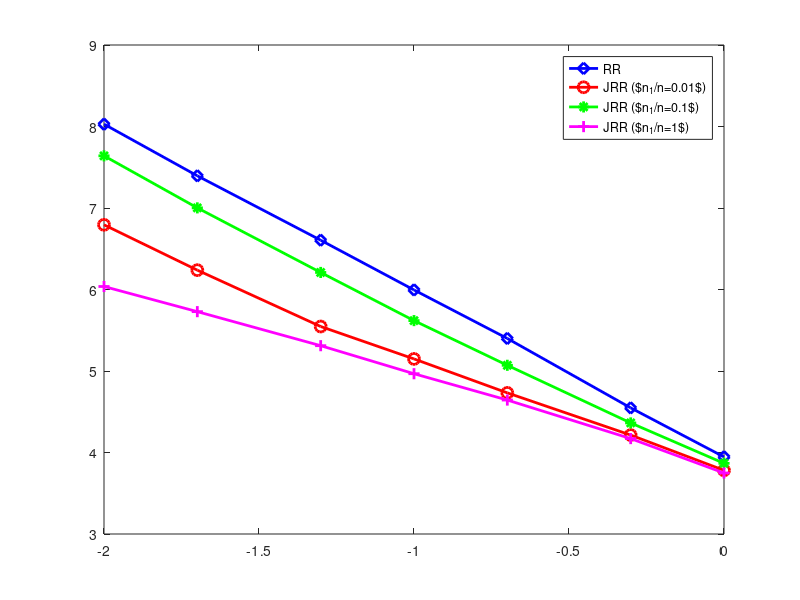

The MATLAB script that drew this image: (Note: this script raises an error after producing the figure.)
close all
clear
clc

% E=[0.001, 0.002, 0.005, 0.01, 0.02, 0.05, 0.1];
E=[0.01, 0.02, 0.05, 0.1,0.2, 0.5, 1];
load ./estimated_n10k_f001.mat
var_pro_f001=[];
var_pro_f001(1,:)=var_pro;
var_rr_f001(1,:)=var_RR;
re_pro1=mean((abs(est_pro1-n1)./n1+abs(est_pro0-n0)./n0)./2,2);
re_rr1=mean((abs(est_rr1-n1)./n1+abs(est_rr0-n0)./n0)./2,2);
load ./estimated_n40k_f001.mat
var_pro_f001(2,:)=var_pro;
var_rr_f001(2,:)=var_RR;
re_pro2=mean((abs(est_pro1-n1)./n1+abs(est_pro0-n0)./n0)./2,2);
re_rr2=mean((abs(est_rr1-n1)./n1+abs(est_rr0-n0)./n0)./2,2);
load ./estimated_n80k_f001.mat
var_pro_f001(3,:)=var_pro;
var_rr_f001(3,:)=var_RR;
re_pro4=mean((abs(est_pro1-n1)./n1+abs(est_pro0-n0)./n0)./2,2);
re_rr4=mean((abs(est_rr1-n1)./n1+abs(est_rr0-n0)./n0)./2,2);


load ./estimated_n10k_f01.mat
var_pro_f01=[];
var_pro_f01(1,:)=var_pro;
re_pro1_f01=mean((abs(est_pro1-n1)./n1+abs(est_pro0-n0)./n0)./2,2);
re_rr1_f01=mean((abs(est_rr1-n1)./n1+abs(est_rr0-n0)./n0)./2,2);
load ./estimated_n40k_f01.mat
var_pro_f01(2,:)=var_pro;
re_pro2_f01=mean((abs(est_pro1-n1)./n1+abs(est_pro0-n0)./n0)./2,2);
re_rr2_f01=mean((abs(est_rr1-n1)./n1+abs(est_rr0-n0)./n0)./2,2);
load ./estimated_n80k_f01.mat
var_pro_f01(3,:)=var_pro;
re_pro4_f01=mean((abs(est_pro1-n1)./n1+abs(est_pro0-n0)./n0)./2,2);
re_rr4_f01=mean((abs(est_rr1-n1)./n1+abs(est_rr0-n0)./n0)./2,2);


load ./estimated_n10k_f1.mat
var_pro_f1=[];
var_pro_f1(1,:)=var_pro;
re_pro1_f1=mean((abs(est_pro1-n1)./n1),2);
re_rr1_f1=mean((abs(est_rr1-n1)./n1),2);
load ./estimated_n40k_f1.mat
var_pro_f1(2,:)=var_pro;
re_pro2_f1=mean((abs(est_pro1-n1)./n1),2);
re_rr2_f1=mean((abs(est_rr1-n1)./n1),2);
load ./estimated_n80k_f1.mat
var_pro_f1(3,:)=var_pro;
re_pro4_f1=mean((abs(est_pro1-n1)./n1),2);
re_rr4_f1=mean((abs(est_rr1-n1)./n1),2);


%% display of MSE
figure
plot(log10(E),log10(var_rr_f001(1,:)),'-bd','LineWidth',2,'Markersize',8)
hold on
plot(log10(E),log10(var_pro_f001(1,:)),'-ro','LineWidth',2,'Markersize',8)
hold on
plot(log10(E),log10(var_pro_f01(1,:)),'-g*','LineWidth',2,'Markersize',8)
hold on
plot(log10(E),log10(var_pro_f1(1,:)),'-m+','LineWidth',2,'Markersize',8)
h=legend("RR","JRR ($n_1/n=0.01$)","JRR ($n_1/n=0.1$)","JRR ($n_1/n=1$)",Interpreter='latex');
xlabel("$\varepsilon$",Interpreter='latex')
ylabel("MSE")
set(gca,'xTick',[log10(0.01),log10(0.02),log10(0.05),log10(0.1),log10(0.2),log10(0.5),log10(1)]);
set(gca,'xTickLabel',{'0.01','0.02','0.05','0.1','0.2','0.5','1'});
set(gca,'yTick',[5,7,9,11]);
set(gca,'yTickLabel',{'10^5','10^7','10^9','10^{11}'});
set(gca,'Fontsize',20,'Fontname','Times New Roman')
set(h,'Fontsize',16,'Fontname','Times New Roman')
print -painters -dpdf -r300 MSE_n_10k.pdf


figure
plot(log10(E),log10(var_rr_f001(2,:)),'-bd','LineWidth',2,'Markersize',8)
hold on
plot(log10(E),log10(var_pro_f001(2,:)),'-ro','LineWidth',2,'Markersize',8)
hold on
plot(log10(E),log10(var_pro_f01(2,:)),'-g*','LineWidth',2,'Markersize',8)
hold on
plot(log10(E),log10(var_pro_f1(2,:)),'-m+','LineWidth',2,'Markersize',8)
h=legend("RR","JRR ($n_1/n=0.01$)","JRR ($n_1/n=0.1$)","JRR ($n_1/n=1$)",Interpreter='latex');
xlabel("$\varepsilon$",Interpreter='latex')
ylabel("MSE")
set(gca,'xTick',[log10(0.01),log10(0.02),log10(0.05),log10(0.1),log10(0.2),log10(0.5),log10(1)]);
set(gca,'xTickLabel',{'0.01','0.02','0.05','0.1','0.2','0.5','1'});
set(gca,'yTick',[5,7,9,11]);
set(gca,'yTickLabel',{'10^5','10^7','10^9','10^{11}'});
set(gca,'Fontsize',20,'Fontname','Times New Roman')
set(h,'Fontsize',16,'Fontname','Times New Roman')
print -painters -dpdf -r300 MSE_n_40k.pdf


figure
plot(log10(E),log10(var_rr_f001(3,:)),'-bd','LineWidth',2,'Markersize',8)
hold on
plot(log10(E),log10(var_pro_f001(3,:)),'-ro','LineWidth',2,'Markersize',8)
hold on
plot(log10(E),log10(var_pro_f01(3,:)),'-g*','LineWidth',2,'Markersize',8)
hold on
plot(log10(E),log10(var_pro_f1(3,:)),'-m+','LineWidth',2,'Markersize',8)
h=legend("RR","JRR ($n_1/n=0.01$)","JRR ($n_1/n=0.1$)","JRR ($n_1/n=1$)",Interpreter='latex');
xlabel("$\varepsilon$",Interpreter='latex')
ylabel("MSE")
% set(gca,'xTick',[log10(0.001),log10(0.002),log10(0.005),log10(0.01),...
%     log10(0.02),log10(0.05),log10(0.1)]);
% set(gca,'xTickLabel',{'0.001','0.002','0.005','0.01','0.02','0.05','0.1'});
set(gca,'xTick',[log10(0.01),log10(0.02),log10(0.05),log10(0.1),log10(0.2),log10(0.5),log10(1)]);
set(gca,'xTickLabel',{'0.01','0.02','0.05','0.1','0.2','0.5','1'});
set(gca,'yTick',[5,7,9,11]);
set(gca,'yTickLabel',{'10^5','10^7','10^9','10^{11}'});
% axis([-3.05 -0.95 5 11])
set(gca,'Fontsize',20,'Fontname','Times New Roman')
set(h,'Fontsize',16,'Fontname','Times New Roman')
print -painters -dpdf -r300 MSE_n_80k.pdf


%% display of RE
% figure
% plot(log10(E),log10(re_rr1),':bd','LineWidth',2,'Markersize',8)
% hold on
% plot(log10(E),log10(re_pro1),'-bd','LineWidth',2,'Markersize',8)
% hold on
% plot(log10(E),log10(re_rr1_f01),':r+','LineWidth',2,'Markersize',8)
% hold on
% plot(log10(E),log10(re_pro1_f01),'-r+','LineWidth',2,'Markersize',8)
% hold on
% h=legend("RR ($n_1/n=0.01$)","JRR ($n_1/n=0.01$)","RR ($n_1/n=0.1$)","JRR ($n_1/n=0.1$)",'location','NE',Interpreter='latex');
% xlabel("$\varepsilon$",Interpreter='latex')
% ylabel("ARE")
% set(gca,'xTick',[log10(0.01),log10(0.02),log10(0.05),log10(0.1),log10(0.2),log10(0.5),log10(1)]);
% set(gca,'xTickLabel',{'0.01','0.02','0.05','0.1','0.2','0.5','1'});
% set(gca,'yTick',[log10(0.1),log10(1),log10(10),log10(100),log10(500)]);
% set(gca,'yTickLabel',{'0.1','1','10','100','500'});
% % axis([log10(0.0009) log10(0.11) log10(0.08) log10(600) ])
% set(gca,'Fontsize',20,'Fontname','Times New Roman')
% set(h,'Fontsize',15,'Fontname','Times New Roman')
% print -painters -dpdf -r300 RE_n10k.pdf
% 
% 
% figure
% plot(log10(E),log10(re_rr2),':bd','LineWidth',2,'Markersize',8)
% hold on
% plot(log10(E),log10(re_pro2),'-bd','LineWidth',2,'Markersize',8)
% hold on
% plot(log10(E),log10(re_rr2_f01),':r+','LineWidth',2,'Markersize',8)
% hold on
% plot(log10(E),log10(re_pro2_f01),'-r+','LineWidth',2,'Markersize',8)
% hold on
% h=legend("RR ($n_1/n=0.01$)","JRR ($n_1/n=0.01$)","RR ($n_1/n=0.1$)","JRR ($n_1/n=0.1$)",'location','NE',Interpreter='latex');
% xlabel("$\varepsilon$",Interpreter='latex')
% ylabel("ARE")
% set(gca,'xTick',[log10(0.01),log10(0.02),log10(0.05),log10(0.1),log10(0.2),log10(0.5),log10(1)]);
% set(gca,'xTickLabel',{'0.01','0.02','0.05','0.1','0.2','0.5','1'});
% set(gca,'yTick',[log10(0.1),log10(1),log10(10),log10(100),log10(500)]);
% set(gca,'yTickLabel',{'0.1','1','10','100','500'});
% % axis([log10(0.0009) log10(0.11) log10(0.08) log10(500) ])
% set(gca,'Fontsize',20,'Fontname','Times New Roman')
% set(h,'Fontsize',15,'Fontname','Times New Roman')
% print -painters -dpdf -r300 RE_n40k.pdf
% 
% 
% figure
% plot(log10(E),log10(re_rr4),':bd','LineWidth',2,'Markersize',8)
% hold on
% plot(log10(E),log10(re_pro4),'-bd','LineWidth',2,'Markersize',8)
% hold on
% plot(log10(E),log10(re_rr4_f01),':r+','LineWidth',2,'Markersize',8)
% hold on
% plot(log10(E),log10(re_pro4_f01),'-r+','LineWidth',2,'Markersize',8)
% hold on
% h=legend("RR ($n_1/n=0.01$)","JRR ($n_1/n=0.01$)","RR ($n_1/n=0.1$)","JRR ($n_1/n=0.1$)",'location','NE',Interpreter='latex');
% xlabel("$\varepsilon$",Interpreter='latex')
% ylabel("ARE")
% set(gca,'xTick',[log10(0.01),log10(0.02),log10(0.05),log10(0.1),log10(0.2),log10(0.5),log10(1)]);
% set(gca,'xTickLabel',{'0.01','0.02','0.05','0.1','0.2','0.5','1'});
% set(gca,'yTick',[log10(0.1),log10(1),log10(10),log10(100),log10(500)]);
% set(gca,'yTickLabel',{'0.1','1','10','100','500'});
% % axis([log10(0.0009) log10(0.11) log10(0.08) log10(500) ])
% set(gca,'Fontsize',20,'Fontname','Times New Roman')
% set(h,'Fontsize',15,'Fontname','Times New Roman')
% print -painters -dpdf -r300 RE_n80k.pdf